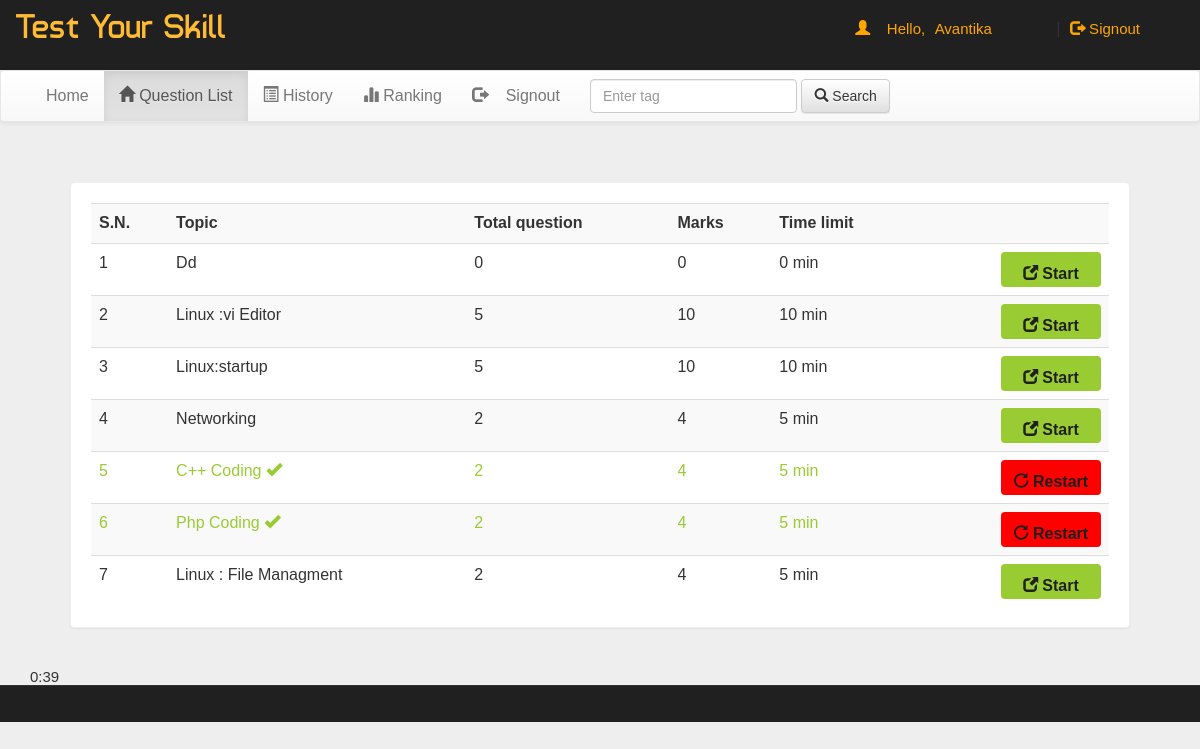
/admin/account.php?q=1 (signed in), run on the app's committed database.
### tables this page shows
CREATE TABLE `quiz` (
  `eid` text NOT NULL,
  `title` varchar(100) NOT NULL,
  `sahi` int(11) NOT NULL,
  `wrong` int(11) NOT NULL,
  `total` int(11) NOT NULL,
  `time` bigint(20) NOT NULL,
  `intro` text NOT NULL,
  `tag` varchar(100) NOT NULL,
  `date` timestamp NOT NULL DEFAULT current_timestamp() ON UPDATE current_timestamp()
);

### admin/account.php (the view, shortened to what this page needs)
  <!DOCTYPE html PUBLIC "-//W3C//DTD XHTML 1.0 Transitional//EN" "http://www.w3.org/TR/xhtml1/DTD/xhtml1-transitional.dtd">
  <html xmlns="http://www.w3.org/1999/xhtml">
  <head>
  <link  rel="stylesheet" href="css/bootstrap.min.css"/>
  <link  rel="stylesheet" href="css/bootstrap-theme.min.css"/>
  <link rel="stylesheet" href="css/main.css">
  <link  rel="stylesheet" href="css/font.css">
  </head>
  <body>
  <div class="header">
  <div class="row">
  <div class="col-lg-6">
  <span class="logo">Test Your Skill</span></div>
  <div class="col-md-4 col-md-offset-2">
      <?php
      include_once 'dbConnection.php';
        if(!(isset($_SESSION['email']))){
      header("location:index.php");
      }
      else
      {
      $name = $_SESSION['name'];
      $email=$_SESSION['email'];
      echo '<span class="pull-right top title1" ><span class="log1"><span class="glyphicon glyphicon-user" aria-hidden="true"></span>&nbsp;&nbsp;&nbsp;&nbsp;Hello,</span> <a href="account.php?q=1" class="log log1">'.$name.'</a>&nbsp;|&nbsp;<a href="logout.php?q=account.php" class="log"><span class="glyphicon glyphicon-log-out" aria-hidden="true"></span>&nbsp;Signout</button></a></span>';
      }?>
  </div>
  </div></div>
  <div class="bg">
  <nav class="navbar navbar-default title1">
    <div class="container-fluid">
      <div class="navbar-header">
        <a class="navbar-brand" href="#"><b></b></a>
      </div>
      <div class="collapse navbar-collapse" id="bs-example-navbar-collapse-1">
        <ul class="nav navbar-nav">
          <li><a href="../index.php"><span></span>Home<span class="sr-only"></span></a></li>
          <li <?php if(@$_GET['q']==1) echo'class="active"'; ?> ><a href="account.php?q=1"><span class="glyphicon glyphicon-home" aria-hidden="true"></span>&nbsp;Question List<span class="sr-only">(current)</span></a></li>
          <li <?php if(@$_GET['q']==2) echo'class="active"'; ?>><a href="account.php?q=2"><span class="glyphicon glyphicon-list-alt" aria-hidden="true"></span>&nbsp;History</a></li>
      <li <?php if(@$_GET['q']==3) echo'class="active"'; ?>><a href="account.php?q=3"><span class="glyphicon glyphicon-stats" aria-hidden="true"></span>&nbsp;Ranking</a></li>
      <li class="pull-right"> <a href="logout.php?q=account.php"><span class="glyphicon glyphicon-log-out" aria-hidden="true"></span>&nbsp;&nbsp;&nbsp;&nbsp;Signout</a></li>
    </ul>
              <form class="navbar-form navbar-left" role="search">
          <div class="form-group">
            <input type="text" class="form-control" placeholder="Enter tag ">
          </div>
          <button type="submit" class="btn btn-default"><span class="glyphicon glyphicon-search" aria-hidden="true"></span>&nbsp;Search</button>
        </form>
        </div>
    </div>
  </nav>
  <div class="container">
  <div class="row">
  <div class="col-md-12">
  <?php if(@$_GET['q']==1) {
  $result = mysqli_query($con,"SELECT * FROM quiz ORDER BY date DESC") or die('Error');
  echo  '<div class="panel"><div class="table-responsive"><table class="table table-striped title1">
  <tr><td><b>S.N.</b></td><td><b>Topic</b></td><td><b>Total question</b></td><td><b>Marks</b></td><td><b>Time limit</b></td><td></td></tr>';
  $c=1;
  while($row = mysqli_fetch_array($result)) {
    $title = $row['title'];
    $total = $row['total'];
    $sahi = $row['sahi'];
      $time = $row['time'];
    $eid = $row['eid'];
  $q12=mysqli_query($con,"SELECT score FROM history WHERE eid='$eid' AND email='$email'" )or die('Error98');
  $rowcount=mysqli_num_rows($q12);
  if($rowcount == 0){
    echo '<tr><td>'.$c++.'</td><td>'.$title.'</td><td>'.$total.'</td><td>'.$sahi*$total.'</td><td>'.$time.'&nbsp;min</td>
    <td><b><a href="account.php?q=quiz&step=2&eid='.$eid.'&n=1&t='.$total.'" class="pull-right btn sub1" style="margin:0px;background:#99cc32"><span class="glyphicon glyphicon-new-window" aria-hidden="true"></span>&nbsp;<span class="title1"><b>Start</b></span></a></b></td></tr>';
  }
  else
  {
  echo '<tr style="color:#99cc32"><td>'.$c++.'</td><td>'.$title.'&nbsp;<span title="This quiz is already solve by you" class="glyphicon glyphicon-ok" aria-hidden="true"></span></td><td>'.$total.'</td><td>'.$sahi*$total.'</td><td>'.$time.'&nbsp;min</td>
    <td><b><a href="update.php?q=quizre&step=25&eid='.$eid.'&n=1&t='.$total.'" class="pull-right btn sub1" style="margin:0px;background:red"><span class="glyphicon glyphicon-repeat" aria-hidden="true"></span>&nbsp;<span class="title1"><b>Restart</b></span></a></b></td></tr>';
  }
  }
  echo '</table></div></div>';
  }?>
  <span id="countdown" class="timer"></span>
</div></div></div></div>
<div class="row footer">
<div class="col-md-3 box">
</div>
<div class="col-md-3 box">
<div class="col-md-3 box">
</div>
<div class="col-md-3 box">
</body>
</html>

### admin/css/main.css (style rules this page uses)
body { overflow-x:hidden; width:100%; font: 15px "Century Gothic", "Times Roman", sans-serif; background:#eee; min-height:550px; background-attachment:fixed; }
.bg { min-height:540px; }
.panel { border-color:#eee; margin:40px; padding:20px; font: 15px "Century Gothic", "Times Roman", sans-serif; }
.header { background:#202020; height:70px; }
.logo { font-family:'typo'; font-size:35px; color:#ffbb33; margin:15px; }
.title1 { font: 16px "Century Gothic", "Times Roman", sans-serif; }
.sub1 { width:90px; color:#202020; background:orange; font-size:15px; height:35px; margin:20px; padding:10px; width:100px; }
.footer { font-size:15px; text-align:center; border-top:1px solid; border-color:#323232; background-color:#202020; }
.box { padding:9px; }
.top { margin-top:20px; }
.log1 { font: 15px 'Ubuntu', sans-serif; color:orange; margin-left:10px; }
.log { margin:10px; margin-right:60px; margin-left:5px; color:orange; text-decoration:none; font-size:20px; font-size:15px; }

### data on the page
quiz: title "Dd", total "0", $sahi*$total "0", time "0"
quiz: title "Linux :vi Editor", total "5", $sahi*$total "10", time "10"
quiz: title "Linux:startup", total "5", $sahi*$total "10", time "10"
quiz: title "Networking", total "2", $sahi*$total "4", time "5"
quiz: title "C++ Coding", total "2", $sahi*$total "4", time "5"
quiz: title "Php Coding", total "2", $sahi*$total "4", time "5"
quiz: title "Linux : File Managment", total "2", $sahi*$total "4", time "5"

### other printed values
$name "Avantika"
